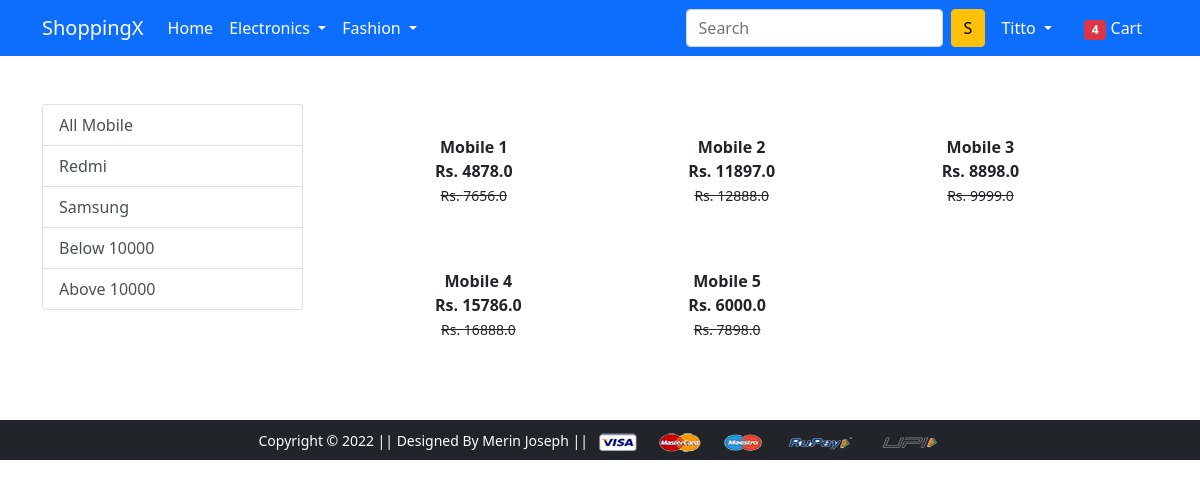
The page /mobile/ (signed in) on the database its author committed.
### app/models.py (models this page shows, shortened)
class Product(models.Model):
    title = models.CharField(max_length=100)
    selling_price = models.FloatField()
    discounted_price = models.FloatField()
    description = models.TextField()
    brand = models.CharField(max_length=100)
    category = models.CharField(choices=CATEGORY_CHOICES, max_length=2)
    product_image = models.ImageField(upload_to='productimg')

### app/views.py (the view)
# urls.py: path('mobile/', mobile, name='mobile'),
def mobile(request, data=None):
    if data == None:
        mobiles = Product.objects.filter(category='M')
    elif data == 'Redmi' or data == 'Samsung':
        mobiles = Product.objects.filter(category='M').filter(brand=data)
    elif data == 'below':
        mobiles = Product.objects.filter(category='M').filter(discounted_price__lt=10000)
    elif data == 'above':
        mobiles = Product.objects.filter(category='M').filter(discounted_price__gt=10000)
    return render(request, 'app/mobile.html', context={'mobiles': mobiles})

### app/templates/app/mobile.html (shortened to what this page needs)
{% extends 'app/base.html' %}
{% load static %}
{% block main-content %}
<div class="container my-5">
    <div class="row">
        <div class="col-sm-3">
            <div class="list-group">
                <a href="{% url 'mobile' %}" class="list-group-item list-group-item-action" arial-current="true">All Mobile</a>
                <a href="{% url 'mobiledata' 'Redmi' %}" class="list-group-item list-group-item-action" arial-current="true">Redmi</a>
                <a href="{% url 'mobiledata' 'Samsung' %}" class="list-group-item list-group-item-action">Samsung</a>
                <a href="{% url 'mobiledata' 'below' %}" class="list-group-item list-group-item-action">Below 10000</a>
                <a href="{% url 'mobiledata' 'above' %}" class="list-group-item list-group-item-action">Above 10000</a>
            </div>
        </div>
        <div class="col-sm-8 offset-sm-1">
            <div class="row">
                {% for product in mobiles %}
                <div class="col-sm-4 text-centre mb-4">
                    <a href="{% url 'product-detail' product.id %}" class="btn">
                        <div class="item">
                            <div class="fw-bold">{{product.title}}</div>
                            <div class="fw-bold">Rs. {{product.discounted_price}}</div>
                            <div class="fw-bold"><small class="fw-light text-decoration-line-through">Rs.
                                {{product.selling_price}}</small></div>
                        </div>
                    </a>
                </div>
                {% endfor %}
            </div>
        </div>
    </div>
</div>
{% endblock main-content %}

### app/templates/app/base.html (shortened to what this page needs)
<!doctype html>
{% load static %}
<html lang="en">
<head>
    <link href="https://cdn.jsdelivr.net/npm/bootstrap@5.0.0-beta1/dist/css/bootstrap.min.css" rel="stylesheet"
>
    <link rel="stylesheet" href="{% static 'app/css/owl.carousel.min.css' %}">
    <link rel="stylesheet" href="{% static 'app/css/all.min.css' %}">
    <link rel="stylesheet" href="{% static 'app/css/style.css' %}">
</head>
<body>
<nav class="navbar navbar-expand-lg navbar-dark bg-primary">
    <div class="container">
        <a class="navbar-brand" href="/">ShoppingX</a>
        <div class="collapse navbar-collapse" id="navbarSupportedContent">
            <ul class="navbar-nav me-auto mb-2 mb-lg-0">
                <li class="nav-item">
                    <a class="nav-link active" aria-current="page" href="/">Home</a>
                </li>
                <li class="nav-item dropdown">
                    <a class="nav-link dropdown-toggle text-white" href="#" id="electronicsDropdown" role="button"
                       data-bs-toggle="dropdown" aria-expanded="false">
                        Electronics
                    </a>
                </li>
                <li class="nav-item dropdown">
                    <a class="nav-link dropdown-toggle text-white" href="#" id="fashionDropdown" role="button"
                       data-bs-toggle="dropdown" aria-expanded="false">
                        Fashion
                    </a>
                </li>
            </ul>
            <form class="d-flex">
                <input class="form-control me-2" type="search" placeholder="Search" aria-label="Search">
                <button class="btn btn-warning" type="submit">S</button>
            </form>
            <div>
                <ul class="navbar-nav me-auto mb-2 mb-lg-0">
                    {% if request.user.is_authenticated %}
                    <li class="nav-item dropdown mx-2">
                        <a class="nav-link dropdown-toggle text-white" href="#" id="profileDropdown" role="button"
                           data-bs-toggle="dropdown" aria-expanded="false">
                            {{request.user.username|capfirst}}
                        </a>
                    </li>
                    <li class="nav-item mx-2">
                        <a href="{% url 'showcart' %}" class="nav-link text-white"><span
                                class="badge bg-danger">4</span> Cart </a>
                    </li>
                    {% endif %}
                </ul>
            </div>
        </div>
    </div>
</nav>
{% block main-content %} {% endblock main-content %}
<footer class="container-fluid bg-dark text-center p-2 mt-5">
    <small class="text-white">Copyright &copy; 2022 || Designed By Merin Joseph || </small>
    <img src="{% static 'app/images/payment.png' %}" alt="" srcset="" class="img-fluid" height="2px">
</footer>
</body>
</html>

### rows shown on the page
Product: title "Mobile 1", discounted_price "4878.0", selling_price "7656.0"
Product: title "Mobile 2", discounted_price "11897.0", selling_price "12888.0"
Product: title "Mobile 3", discounted_price "8898.0", selling_price "9999.0"
Product: title "Mobile 4", discounted_price "15786.0", selling_price "16888.0"
Product: title "Mobile 5", discounted_price "6000.0", selling_price "7898.0"

### other values the page prints
{{ request.user.username|capfirst }} "Titto"
